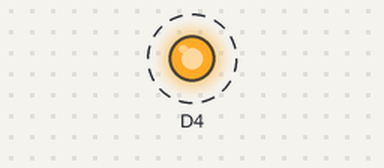
Simulated run of this sketch. Board: ESP8266 (NodeMCU). On the bench: output pins drawn as LEDs (lit = HIGH). Dashed ring = blinking. What the sketch prints to the serial monitor is not drawn.

Above: at 0.2 s.
Timing chart, 0 to 3.0 s (numbered marks = the images above):
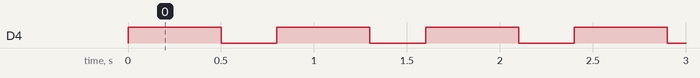

Measured:
- by itself, D4: alternates HIGH for 0.50 s and LOW for 0.30 s

The sketch:

Blink.ino
```cpp
#include "Blink.h"

Blink blink(D4);

void setup(){
  Serial.begin(115200);
  Serial.println("\nBlink Version 1.0 Hyemin Ko");
}

void loop(){
  blink.Led_On(500);
  blink.Led_Off(300);
}
```

Blink.cpp
```cpp
#include "Arduino.h"
#include "Blink.h"

Blink::Blink(int pin)
{
  pinMode(pin, OUTPUT);
  _pin = pin;
}

void Blink::Led_On(int t){
  digitalWrite(_pin, HIGH);   // turn the LED on (HIGH is the voltage level)
  delay(t);
}

void Blink::Led_Off(int t){
  digitalWrite(_pin, LOW);    // turn the LED off by making the voltage LOW
  delay(t);
}
```

Blink.h
```cpp
#include "Arduino.h"

class Blink
{
  public:
    Blink(int pin);
    void Led_On(int t);
    void Led_Off(int t);
   private:
    int _pin;
};
```
